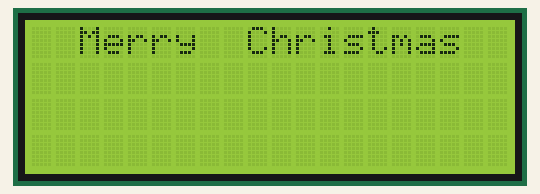
Recording of a sketch running on a simulated Arduino Uno, built with avr-gcc and run on an emulated ATmega328P. Parts: 20×4 character LCD. The modem accepts every AT command (registered, SIM ready, sends succeed) and sends nothing else; what the sketch prints to the serial monitor is not drawn.

Above: at 0.1 s.
At 2.2 s:
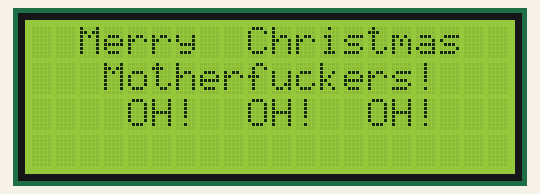

The sketch:

arduino-master.ino
```cpp
#include <Wire.h>
#include <LiquidCrystal_I2C.h>
#include <SoftwareSerial.h>
SoftwareSerial GSM(7, 8); // RX, TX

LiquidCrystal_I2C lcd(0x3F,20,4);  // set the LCD address to 0x27 for a 16 chars and 2 line display

int i2cDeviceAddress[] = {4,1,2}; // 0 - master uno,  1 - speaker, 2 - servo
// address number 4 is master UNO, zero is only for array index number

char phone_no[]="YOUR_PHONE_NUMBER";

enum _parseState {
  PS_DETECT_MSG_TYPE,
  PS_IGNORING_COMMAND_ECHO,
  PS_READ_CMTI_STORAGE_TYPE,
  PS_READ_CMTI_ID,
  PS_READ_CMGR_STATUS,
  PS_READ_CMGR_NUMBER,
  PS_READ_CMGR_SOMETHING,
  PS_READ_CMGR_DATE,
  PS_READ_CMGR_CONTENT
};

byte state = PS_DETECT_MSG_TYPE;

boolean alarmStatus = false;

char inData[300];
char inDataLcd[300];
byte bufferIndex = 0;
char inChar;

int lastReceivedSMSId = 0;
boolean validSender = false;

String inDataString;


void setup() {

  lcdShowWelcomeText();

  GSM.begin(9600);
  Serial.begin(9600);

  // synchronize A6 module with Arduino 9600 boudrate
  for( int i=0; i<=10; i++) {
    delay(500);
    GSM.println("AT");
  }
  delay(5000);

  GSM.println("AT+CMGF=1"); // select sms text mode
  delay(200);

  GSM.println("AT+CMGD=1,4"); // delete all sms from memory
  delay(200);

  sendSMS("Christmas frame powered on");
  delay(5000);

  // Not really necessary but prevents the serial monitor from dropping any input
  while(GSM.available()) {
    Serial.write(GSM.read());
  }
}

void loop() {

  while( GSM.available() > 0 ) {

    inChar = GSM.read();
    inData[bufferIndex] = inChar;
    bufferIndex++;
    inData[bufferIndex] = '\0';

    if ( inChar == '\n' ) {
      //Serial.println(inData);
      if ( strstr(inData, "+C") ) {
        //Serial.print("resetBuffer:");
        //Serial.println(inData);
        resetBuffer();
      }

      if ( strlen(inData) > 2 ) {
        //Serial.print(strlen(inData));
        //Serial.print("Data:");
        //Serial.println(inData);
        //inDataString = String(inData);
        //if( inDataString.indexOf("OK") == -1 ) {
          lcd.clear();
          lcd.setCursor(8,0);
          lcd.print("SMS");
          lcd.setCursor(0,1);
          memcpy(inDataLcd, inData, strlen(inData) - 2);
          lcd.print(inDataLcd);
          resetBuffer();

          for ( int i=0; i<=5; i++ ) {
            lcd.noBacklight();
            delay(100);
            lcd.backlight();
            delay(100);
          }

          i2cSendData(2, 1); // arduino servos
          i2cSendData(1, 1); // arduino speaker
        //}
      }
    }
  }
}

void i2cSendData(int deviceAddress, int data) {
  Wire.beginTransmission(i2cDeviceAddress[deviceAddress]);
  Wire.write(data);
  Wire.endTransmission();
  //Serial.print("i2cSendData:");
  //Serial.println(i2cDeviceAddress[deviceAddress]);
}

void sendSMS(String msg) {
  GSM.print("AT+CMGS=\"");
  GSM.print(phone_no);
  GSM.write(0x22);  // double quotes "
  GSM.write(0x0D);  // hex equivalent of Carraige return
  GSM.write(0x0A);  // hex equivalent of newline
  delay(1000);
  GSM.print(msg);
  delay(500);
  GSM.println (char(26));//the ASCII code of the ctrl+z is 26
}

void resetBuffer() {
  memset(inDataLcd, 0, sizeof(inDataLcd));
  memset(inData, 0, sizeof(inData));
  bufferIndex = 0;
}

void lcdShowWelcomeText() {
  lcd.init();
  lcd.backlight();
  lcd.setCursor(2,0);
  lcd.print("Merry  Christmas");
  delay(2000);
  lcd.setCursor(3,1);
  lcd.print("Motherfuckers!");
  lcd.setCursor(4,2);
  lcd.print("OH!  OH!  OH!");
  delay(2000);
}
```
